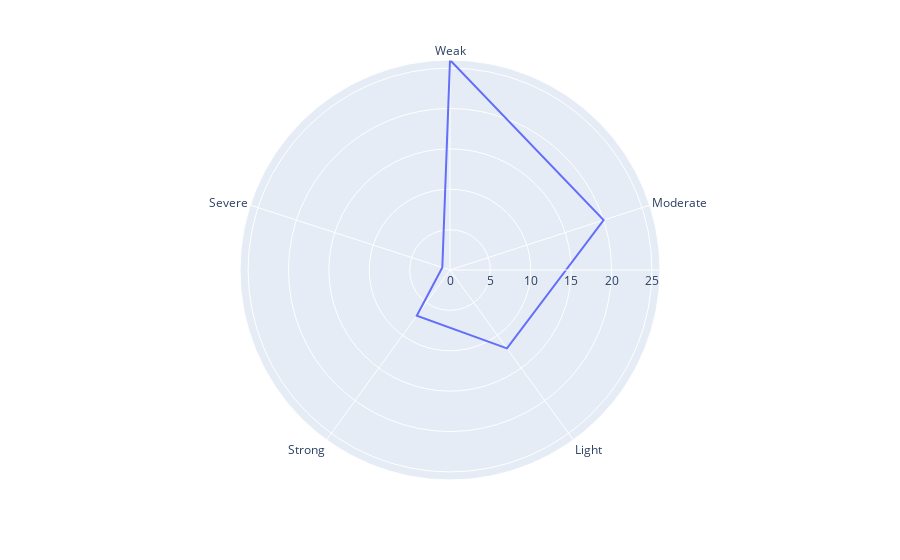

Notebook source saved alongside this figure:
### Markdown cell above
## Radial Chart

### Code cell
import plotly.express as px
import pandas as pd

counts = df['Intensity'].value_counts()
fig = px.line_polar(counts, r =counts, theta=counts.index, line_close=True)
fig.show()

#source: https://plotly.com/python/radar-chart/

### Figure 1 — Plotly figure (JSON) as saved in the notebook; plotly's stock layout.template omitted (floating-point values rounded to 4 significant figures)
{"data": [{"hovertemplate": "r=%{r}<br>index=%{theta}<extra></extra>", "legendgroup": "", "line": {"color": "#636efa", "dash": "solid"}, "mode": "lines", "name": "", "r": [26, 20, 12, 7, 1, 26], "showlegend": false, "subplot": "polar", "theta": ["Weak", "Moderate", "Light", "Strong", "Severe", "Weak"], "type": "scatterpolar"}], "layout": {"legend": {"tracegroupgap": 0}, "margin": {"t": 60}, "polar": {"angularaxis": {"direction": "clockwise", "rotation": 90}, "domain": {"x": [0, 1], "y": [0, 1]}}}}
